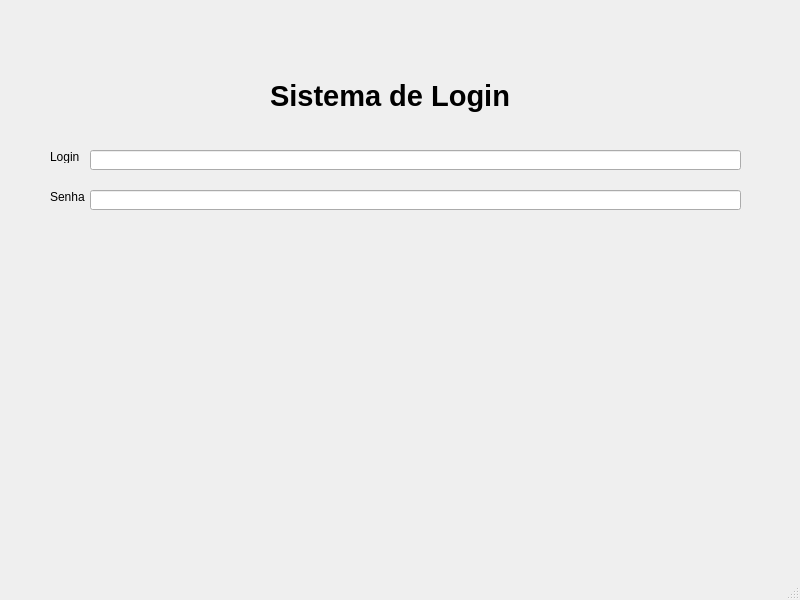
<?xml version="1.0" encoding="UTF-8"?>
<ui version="4.0">
 <class>MainWindow</class>
 <widget class="QMainWindow" name="MainWindow">
  <property name="geometry">
   <rect>
    <x>0</x>
    <y>0</y>
    <width>800</width>
    <height>600</height>
   </rect>
  </property>
  <property name="windowTitle">
   <string>MainWindow</string>
  </property>
  <widget class="QWidget" name="centralwidget">
   <widget class="QLabel" name="label">
    <property name="geometry">
     <rect>
      <x>270</x>
      <y>30</y>
      <width>261</width>
      <height>131</height>
     </rect>
    </property>
    <property name="font">
     <font>
      <pointsize>22</pointsize>
      <weight>75</weight>
      <bold>true</bold>
     </font>
    </property>
    <property name="text">
     <string>Sistema de Login</string>
    </property>
   </widget>
   <widget class="QLabel" name="label_2">
    <property name="geometry">
     <rect>
      <x>50</x>
      <y>150</y>
      <width>47</width>
      <height>13</height>
     </rect>
    </property>
    <property name="text">
     <string>Login</string>
    </property>
   </widget>
   <widget class="QLabel" name="label_3">
    <property name="geometry">
     <rect>
      <x>50</x>
      <y>190</y>
      <width>47</width>
      <height>13</height>
     </rect>
    </property>
    <property name="text">
     <string>Senha</string>
    </property>
   </widget>
   <widget class="QLineEdit" name="lineEdit">
    <property name="geometry">
     <rect>
      <x>90</x>
      <y>150</y>
      <width>651</width>
      <height>20</height>
     </rect>
    </property>
   </widget>
   <widget class="QLineEdit" name="lineEdit_2">
    <property name="geometry">
     <rect>
      <x>90</x>
      <y>190</y>
      <width>651</width>
      <height>20</height>
     </rect>
    </property>
   </widget>
  </widget>
  <widget class="QMenuBar" name="menubar">
   <property name="geometry">
    <rect>
     <x>0</x>
     <y>0</y>
     <width>800</width>
     <height>21</height>
    </rect>
   </property>
  </widget>
  <widget class="QStatusBar" name="statusbar"/>
 </widget>
 <resources/>
 <connections/>
</ui>
